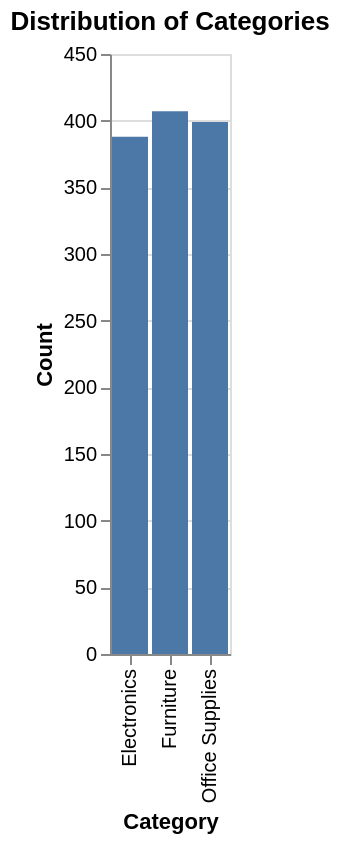

The cell this chart's notebook holds for it:
### Code cell
import altair as alt
import pandas as pd

# Group data by category to analyze category-wise distribution
category_distribution = df_cleaned['Category'].value_counts().reset_index()
category_distribution.columns = ['Category', 'Count']

# Create a bar chart to visualize the category distribution
chart = alt.Chart(category_distribution).mark_bar().encode(
    x=alt.X('Category:N', title='Category'),
    y=alt.Y('Count:Q', title='Count'),
    tooltip=['Category', 'Count']
).properties(
    title='Distribution of Categories'
)

display(chart)

### Figure 1 — Vega-Lite specification as saved in the notebook (floating-point values rounded to 4 significant figures)
{"config": {"view": {"continuousWidth": 300, "continuousHeight": 300}}, "data": {"name": "data-adc52be046da5a2628ef9e751dc5f5cb"}, "mark": {"type": "bar"}, "encoding": {"tooltip": [{"field": "Category", "type": "nominal"}, {"field": "Count", "type": "quantitative"}], "x": {"field": "Category", "title": "Category", "type": "nominal"}, "y": {"field": "Count", "title": "Count", "type": "quantitative"}}, "title": "Distribution of Categories", "$schema": "https://vega.github.io/schema/vega-lite/v6.1.0.json", "datasets": {"data-adc52be046da5a2628ef9e751dc5f5cb": [{"Category": "Furniture", "Count": 407}, {"Category": "Office Supplies", "Count": 399}, {"Category": "Electronics", "Count": 388}]}}
